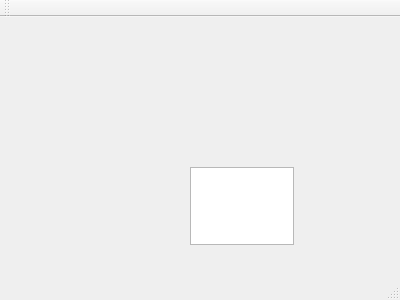
<?xml version="1.0" encoding="UTF-8"?>
<ui version="4.0">
 <class>MainWindow</class>
 <widget class="QMainWindow" name="MainWindow">
  <property name="geometry">
   <rect>
    <x>0</x>
    <y>0</y>
    <width>400</width>
    <height>300</height>
   </rect>
  </property>
  <property name="windowTitle">
   <string>MainWindow</string>
  </property>
  <widget class="QWidget" name="centralWidget">
   <widget class="QTextEdit" name="textEdit">
    <property name="geometry">
     <rect>
      <x>190</x>
      <y>150</y>
      <width>104</width>
      <height>78</height>
     </rect>
    </property>
   </widget>
  </widget>
  <widget class="QMenuBar" name="menuBar">
   <property name="geometry">
    <rect>
     <x>0</x>
     <y>0</y>
     <width>400</width>
     <height>25</height>
    </rect>
   </property>
  </widget>
  <widget class="QToolBar" name="mainToolBar">
   <attribute name="toolBarArea">
    <enum>TopToolBarArea</enum>
   </attribute>
   <attribute name="toolBarBreak">
    <bool>false</bool>
   </attribute>
  </widget>
  <widget class="QStatusBar" name="statusBar"/>
 </widget>
 <layoutdefault spacing="6" margin="11"/>
 <resources/>
 <connections/>
</ui>
